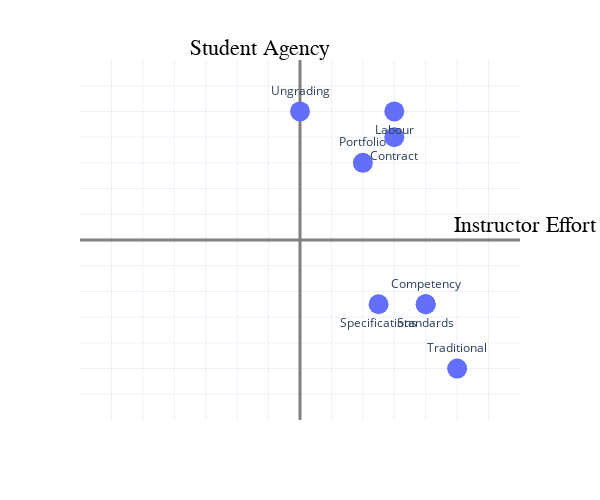

The notebook cell this image was saved under:
### Code cell
make_plot("Instructor Effort", "Student Agency")

### Figure 1 — Plotly figure (JSON) as saved in the notebook; plotly's stock layout.template omitted (floating-point values rounded to 4 significant figures)
{"data": [{"hovertemplate": "Instructor Effort=%{x}<br>Student Agency=%{y}<br>System=%{text}<extra></extra>", "legendgroup": "", "marker": {"color": "#636efa", "size": 20, "symbol": "circle"}, "mode": "markers+text", "name": "", "orientation": "v", "showlegend": false, "text": ["Traditional", "Standards", "Competency", "Contract", "Ungrading", "Specifications", "Portfolio", "Labour"], "textposition": ["top center", "bottom center", "top center", "bottom center", "top center", "bottom center", "top center", "bottom center"], "type": "scatter", "x": [50, 40, 40, 30, 0, 25, 20, 30], "xaxis": "x", "y": [-50, -25, -25, 40, 50, -25, 30, 50], "yaxis": "y"}], "layout": {"annotations": [{"font": {"color": "Black", "family": "sans serif", "size": 22}, "showarrow": false, "text": "Instructor Effort", "x": 70, "xshift": 5, "y": 0, "yshift": 15}, {"font": {"color": "Black", "family": "sans serif", "size": 22}, "showarrow": false, "text": "Student Agency", "x": 0, "xshift": -40, "y": 70, "yshift": 12}], "autosize": true, "height": 500, "legend": {"tracegroupgap": 0}, "margin": {"t": 60}, "showlegend": false, "title": {"text": ""}, "width": 600, "xaxis": {"anchor": "y", "domain": [0, 1], "range": [-70, 70], "showticklabels": false, "ticklabelstep": 1, "tickvals": [-60, -50, -40, -30, -20, -10, 0, 10, 20, 30, 40, 50, 60], "title": {"text": ""}, "type": "linear", "zerolinecolor": "Grey", "zerolinewidth": 3}, "yaxis": {"anchor": "x", "domain": [0, 1], "range": [-70, 70], "showticklabels": false, "ticklabelstep": 1, "tickvals": [-60, -50, -40, -30, -20, -10, 0, 10, 20, 30, 40, 50, 60], "title": {"text": ""}, "type": "linear", "zerolinecolor": "Grey", "zerolinewidth": 3}}}
